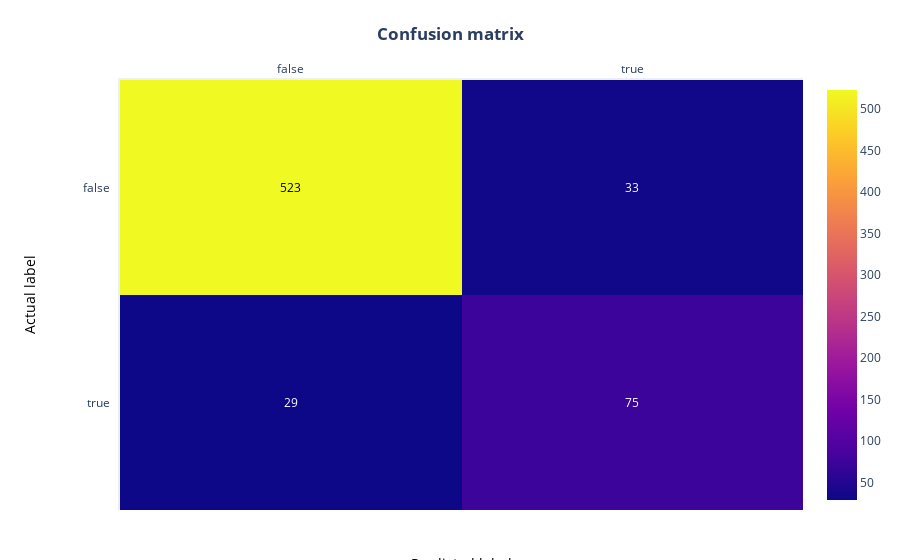

Notebook code for this chart:
### Markdown cell above
Accuracy looks good for both *train* and *test* sets, but remember that this metric is not an absolute measure of success.

We should plot a confusion matrix to see how the model is actually doing:

### Code cell
# sklearn has a very convenient utility to build confusion matrices
from sklearn.metrics import confusion_matrix
import plotly.figure_factory as ff

# Calculate the model's accuracy on the TEST set
actual = test.is_hiker
predictions = model.predict(test[features])

# Build and print our confusion matrix, using the actual values and predictions 
# from the test set, calculated in previous cells
cm = confusion_matrix(actual, predictions, normalize=None)

# Create the list of unique labels in the test set, to use in our plot
# I.e., ['True', 'False',]
unique_targets = sorted(list(test["is_hiker"].unique()))

# Convert values to lower case so the plot code can count the outcomes
x = y = [str(s).lower() for s in unique_targets]

# Plot the matrix above as a heatmap with annotations (values) in its cells
fig = ff.create_annotated_heatmap(cm, x, y)

# Set titles and ordering
fig.update_layout(  title_text="<b>Confusion matrix</b>", 
                    yaxis = dict(categoryorder = "category descending")
                    )

fig.add_annotation(dict(font=dict(color="black",size=14),
                        x=0.5,
                        y=-0.15,
                        showarrow=False,
                        text="Predicted label",
                        xref="paper",
                        yref="paper"))

fig.add_annotation(dict(font=dict(color="black",size=14),
                        x=-0.15,
                        y=0.5,
                        showarrow=False,
                        text="Actual label",
                        textangle=-90,
                        xref="paper",
                        yref="paper"))

# We need margins so the titles fit
fig.update_layout(margin=dict(t=80, r=20, l=120, b=50))
fig['data'][0]['showscale'] = True
fig.show()

### Figure 1 — Plotly figure (JSON) as saved in the notebook; plotly's stock layout.template omitted (floating-point values rounded to 4 significant figures)
{"data": [{"colorscale": [[0, "#0d0887"], [0.1111, "#46039f"], [0.2222, "#7201a8"], [0.3333, "#9c179e"], [0.4444, "#bd3786"], [0.5556, "#d8576b"], [0.6667, "#ed7953"], [0.7778, "#fb9f3a"], [0.8889, "#fdca26"], [1, "#f0f921"]], "reversescale": false, "showscale": true, "type": "heatmap", "x": ["false", "true"], "y": ["false", "true"], "z": [[523, 33], [29, 75]]}], "layout": {"annotations": [{"font": {"color": "#000000"}, "showarrow": false, "text": "523", "x": "false", "xref": "x", "y": "false", "yref": "y"}, {"font": {"color": "#FFFFFF"}, "showarrow": false, "text": "33", "x": "true", "xref": "x", "y": "false", "yref": "y"}, {"font": {"color": "#FFFFFF"}, "showarrow": false, "text": "29", "x": "false", "xref": "x", "y": "true", "yref": "y"}, {"font": {"color": "#FFFFFF"}, "showarrow": false, "text": "75", "x": "true", "xref": "x", "y": "true", "yref": "y"}, {"font": {"color": "black", "size": 14}, "showarrow": false, "text": "Predicted label", "x": 0.5, "xref": "paper", "y": -0.15, "yref": "paper"}, {"font": {"color": "black", "size": 14}, "showarrow": false, "text": "Actual label", "textangle": -90, "x": -0.15, "xref": "paper", "y": 0.5, "yref": "paper"}], "margin": {"b": 50, "l": 120, "r": 20, "t": 80}, "title": {"text": "<b>Confusion matrix</b>"}, "xaxis": {"dtick": 1, "gridcolor": "rgb(0, 0, 0)", "side": "top", "ticks": ""}, "yaxis": {"categoryorder": "category descending", "dtick": 1, "ticks": "", "ticksuffix": "  "}}}
